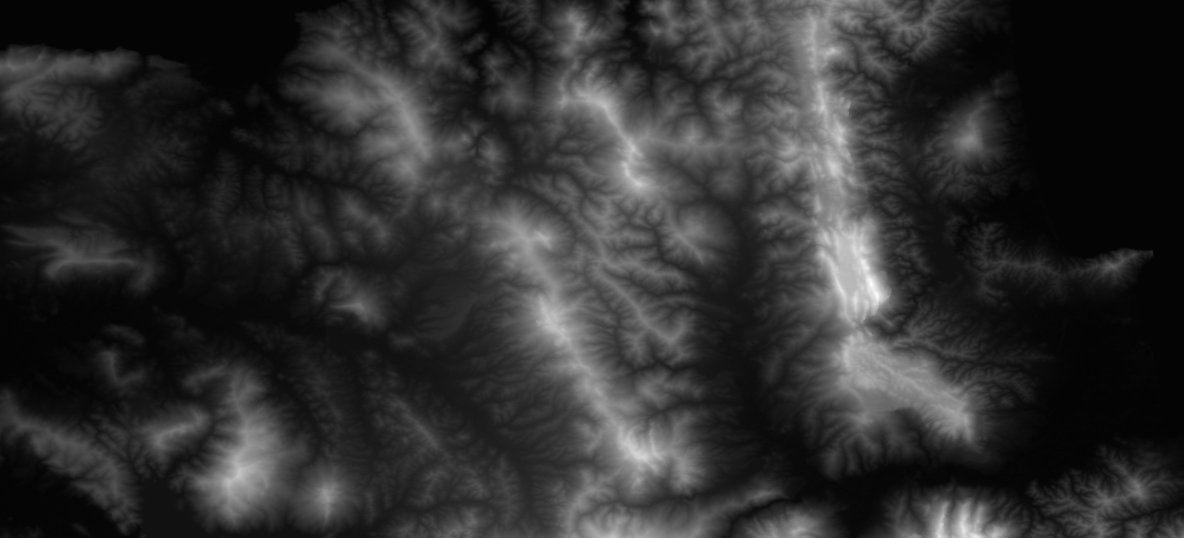
#> input picture output_SRTMGL1.tif, 2367 x 1075 px (shown at 1/2 size)
$ python 'droneAI agent.py'
#> lines starting #> are read from the running program, lines starting #| are printed output that depends on the picture
import numpy as np
from PIL import Image
import matplotlib.pyplot as plt
import sys
import time
import os
import pyvista as pv

# 🔗 Import the continuous 3D Double DQN architecture
from ddqn_agent import DoubleDQNAgent

print("--> [1] Program started successfully...")

# Real-world terrain dataset configuration
tif_filename = 'output_SRTMGL1.tif'
print(f"--> [2] Looking for the file: '{tif_filename}'...")

try:
    img = Image.open(tif_filename)
#> img is the input picture: PIL image 2367x1075 I; min -14, max 822, mean 140.4
    print("--> [3] File found and opened by Pillow. Extracting array...")
    Z_raw = np.array(img, dtype=float)
    print(f"--> [4] Array extracted. Original dimensions: {Z_raw.shape}")
#| --> [4] Array extracted. Original dimensions: (1075, 2367)

    # 🛡️ Safe Downsampling for memory handling
    downsample_factor = 20
    Z = Z_raw[::downsample_factor, ::downsample_factor]
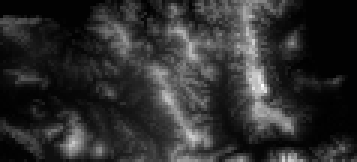
#> Z: shape (54, 119) float64 (shown 3 times larger); min -7, max 794, mean 138.9; drawn with min black and max white
    print(f"--> [5] Data downsampled for safety. New grid size: {Z.shape}")
#| --> [5] Data downsampled for safety. New grid size: (54, 119)

    Z[Z < -100] = 0
    Z_flip = np.flipud(Z)
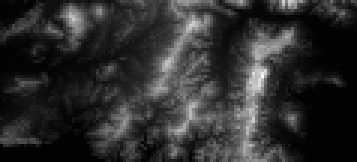
#> Z_flip: shape (54, 119) float64 (shown 3 times larger); min -7, max 794, mean 138.9; drawn with min black and max white
except Exception as e:
    print(f"❌ Error during file processing: {e}")
    sys.exit()

print("--> [6] Generating 3D coordinates for the real terrain...")
resolution = 30.0 * downsample_factor
x_real = np.arange(0, Z_flip.shape[1] * resolution, resolution)
#> x_real = 119 values from 0 to 70800
y_real = np.arange(0, Z_flip.shape[0] * resolution, resolution)
#> y_real = 54 values from 0 to 31800
X, Y = np.meshgrid(x_real, y_real)

print("--> [7] Injecting data into PyVista Structured Grid...")
#> (the run stopped early here; a loop or call above may not have finished)
